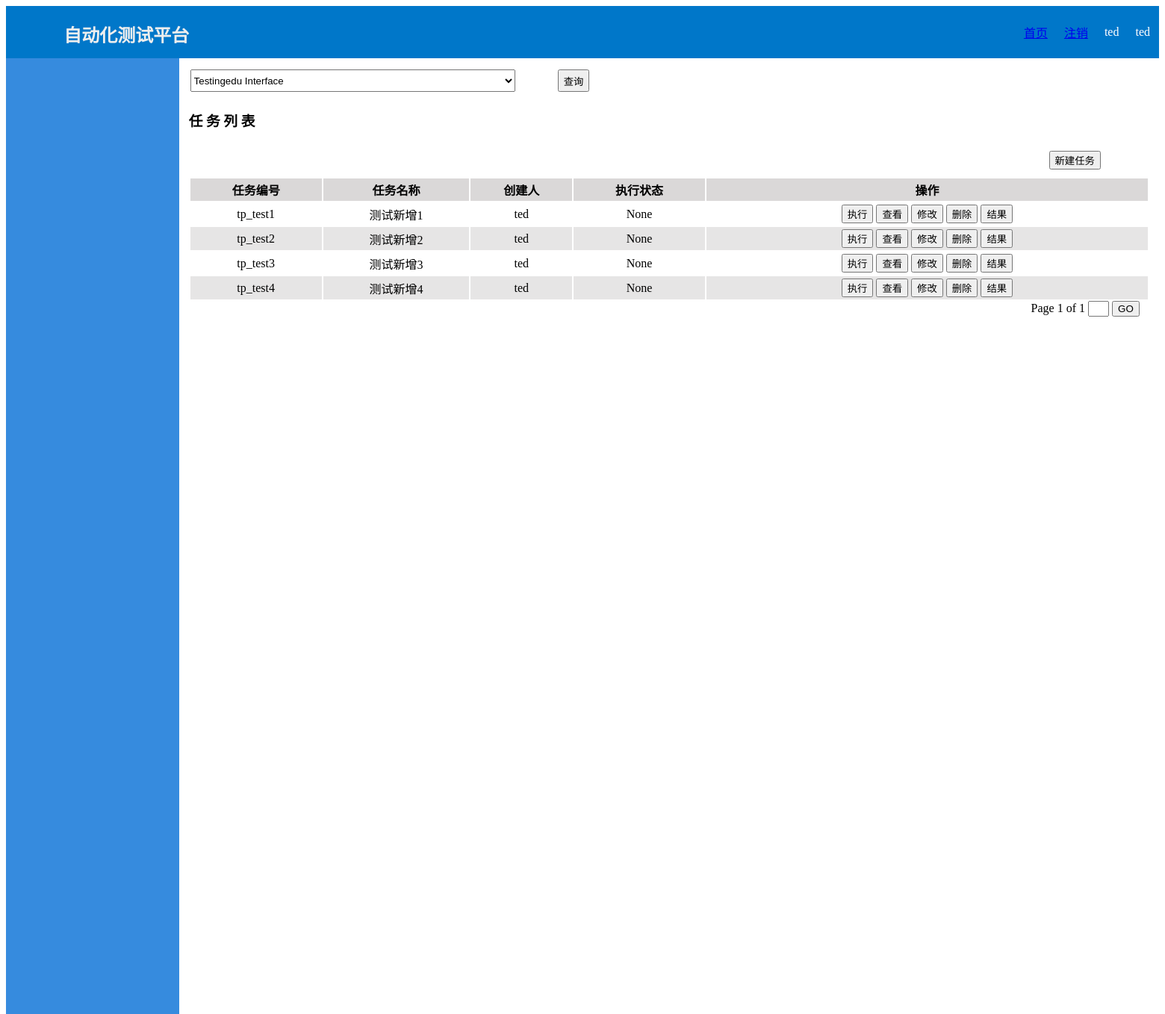
The page /testplan/search/3/3 (signed in) on the database as committed earlier.
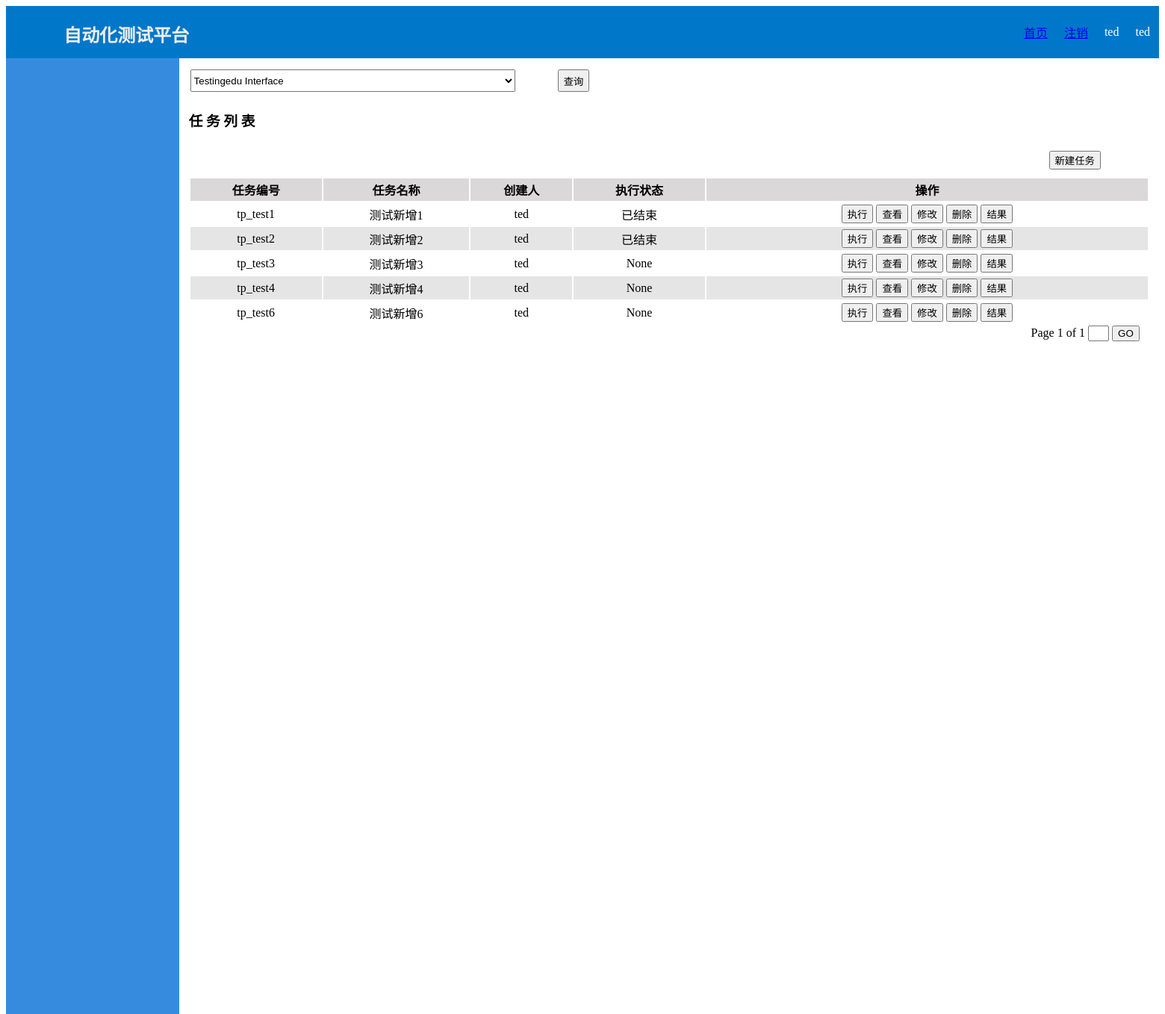
The same page on the database as committed later.
### testplan/models.py (models this page shows, shortened)
class TestPlan(models.Model):
    no = models.CharField(max_length=20)
    name = models.CharField(max_length=50)
    project = models.ForeignKey(Projects, on_delete=models.PROTECT)
    charge = models.ForeignKey(User('username'), on_delete=models.SET('Null'))
    case = models.ForeignKey(TestCase, on_delete=models.SET(''), null=True, blank=True)
    ds = models.ForeignKey(Datasource, on_delete=models.SET(''), null=True, blank=True)
    ip = models.GenericIPAddressField(null=True, blank=True)
    ds_range = models.CharField(max_length=72, null=True, blank=True)
    status = models.CharField(max_length=20, null=True, blank=True)
    update_time = models.DateTimeField(auto_now=True)

### testplan/views.py (the view)
# urls.py: path('search/<int:selected>/<int:page>', views.search_result, name='search_result'),
@login_required
def search_result(request, selected, page):
    user_projects = ProjectsUser.objects.filter(user_id=request.user.id).values('project_id')
    project_list = Projects.objects.filter(id__in=user_projects).filter(status='1')
    user_name = request.session['user_name']
    user_group = request.session['user_group']
    rmenu = RoleMenu.objects.filter(role_name=user_group).values('menu')
    menu = Menu.objects.filter(menu_text__in=rmenu).order_by('order')
    context = {'menu': menu,
               'user_group': user_group,
               'user_name': user_name,
               'project_list': project_list,
               'selected_id': selected
               }
    testplan_list = TestPlan.objects.filter(project=selected).order_by('id')
    paginator = Paginator(testplan_list, 10)
    try:
        testplan = paginator.page(page)
    except PageNotAnInteger:
        testplan = paginator.page(1)
    except EmptyPage:
        testplan = paginator.page(paginator.num_pages)
    if testplan:
        context['testplan_list'] = testplan
        return render(request, 'testplan/testplan.html', context)
    else:
        return render(request, 'testplan/testplan.html', context)

### testplan/templates/testplan/testplan.html (shortened to what this page needs)
{% extends "base.html" %}
{% load static %}
{% block content %}
<div class="search">
    <form id="search_form" action="{% url 'testplan:search' %}" method="post">
        <div>
            <table style="width: 100%;">
                <tbody>
                    <tr class="search">
                        <td >
                            <select id="project_list" name="project" style="height: 30px; width: 90%;">
                                {% if project_list %}
                                    {% for project in project_list %}
                                    {% if selected_id %}
                                        {% if  project.id|stringformat:"s" == selected_id|stringformat:"s" %}
                                            <option value="{{project.id}}" selected="selected">{{project.project}}</option>
                                        {% else %}
                                            <option value="{{project.id}}">{{project.project}}</option>
                                        {% endif %}
                                    {% else %}
                                        <option value="{{project.id}}">{{project.project}}</option>
                                    {% endif %}
                                    {% endfor %}
                                {% endif %}
                            </select>
                        </td>
                        <td><button id="do_search"  class="btn1">查询</button></td>
                    </tr>
                </tbody>
            </table>
        </div>
    </form>
</div>
<div class="testplan_list">
    <h3 class="testplan" style="display: inline-block">任 务 列 表</h3>
    <div class="btn1" id="new_testplan" style="position: relative; left:88%; margin: 10px">
        <button onclick="to('{% url 'testplan:new' %}')">新建任务</button>
    </div>
        <table id="list">
            <thead>
                <tr>
                    <th>任务编号</th>
                    <th>任务名称</th>
                    <th>创建人</th>
                    <th>执行状态</th>
                    <th>操作</th>
                </tr>
            </thead>
    {% if testplan_list %}
            <tbody>
                {% for testplan in testplan_list %}
                    {% if forloop.counter|divisibleby:"2" %}
                    <tr class="even">
                    {% else %}
                    <tr>
                    {% endif %}
                    <td>{{testplan.no}}</td>
                    <td>{{testplan.name}}</td>
                    <td>{{testplan.charge}}</td>
                    <td>{{testplan.status}}</td>
                    <td>
                        <button onclick="to('{% url 'testplan:run' testplan.id %}')">执行</button>
                        <button onclick="to('{% url 'testplan:detail' testplan.project_id testplan.id %}')">查看</button>
                        <button onclick="to('{% url 'testplan:modify' testplan.id %}')">修改</button>
                        <button onclick="to('{% url 'testplan:delete' testplan.id %}')">删除</button>
                        <button onclick="to('{% url 'testplan:result' testplan.id %}')">结果</button>
                    </td>
                    </tr>
                {% endfor %}
            </tbody>
        </table>
    <div class="pagination">
        <span class="current">Page {{testplan_list.number}} of {{testplan_list.paginator.num_pages}}</span>
        <input id="pg" type="text" style="width: 1.5em;">
        <button id="go">GO</button>
    </div>
    {% endif %}
</div>
{% endblock %}

### WebDemo/templates/base.html (shortened to what this page needs)
<!DOCTYPE html>
<html lang="en">
<head>
    {% load static %}
    <link rel="stylesheet" type="text/css" href="{% static 'style.css' %}">
</head>
<body>
<div id="head">
    <div><h2>自动化测试平台</h2></div>
    <table>
        <tr>
            <td><a href="{% url 'projects:index' 1 %}">首页</a></td>
            <td><a href="{% url 'login:logout' %}">注销</a></td>
            <td>{{user_name}}</td>
            <td>{{user_group}}</td>
        </tr>
    </table>
</div>
<div id="left">
</div>
<div id="content">
    {% block content %}{% endblock %}
</div>
</body>
</html>

### WebDemo/static/style.css (style rules this page uses)
body { font-family: Microsoft Yahei; }
div#head { height: 70px; width: 100%; background: #0077c9 }
div#head table { height: 100%; float:right }
div#head div { height: 100%; color: #eeeeee; float:left; padding-left:5% }
div#head table td { padding: 10px;text-align: center; vertical-align: middle; color:white }
div#left { height: 1280px; width: 15%; background: #368bde; float: left; }
div#content { height: 1280px; width: 85%; float: right; }
button.btn1 { height:30px; text-align: center; }
.even { background: #e6e5e5; }
h3 { padding-left: 1%; }
table#list { margin: auto; width:98%; }
table#list th { padding: 3px; background: #dad8d8; }
table#list td { padding: 3px; text-align: center; color:#000000; }

### testplan/templates/testplan/testplan.html (style rules this page uses)
div.search { padding-left: 10px; padding-top: 10px; width: 50%; }
tr.search td { padding: 3px; }
.pagination { padding-right: 2%; float: right; }

Rows that differ between the two databases and show on the page:
changed TestPlan "tp_test1": status "None" → "已结束"
changed TestPlan "tp_test2": status "None" → "已结束"
added TestPlan: no "tp_test6", name "测试新增6", charge "ted", status "None"
